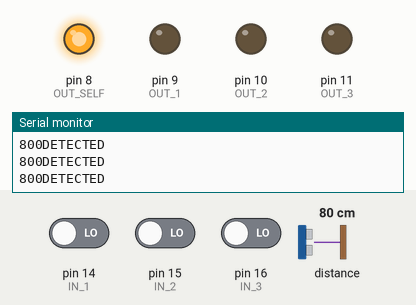
This sketch was run on a simulated Arduino Uno, built with avr-gcc and run on an emulated ATmega328P. Parts: output pins drawn as LEDs (lit = HIGH), the last lines printed to the serial monitor. The test bench sets the inputs (shaded band); at power-on: distance to the obstacle 80 cm, pin 14 (IN_1) LOW, pin 15 (IN_2) LOW, pin 16 (IN_3) LOW.

Above: at 1.2 s.
1.3 s: distance to the obstacle set to 127 cm
2.8 s: distance to the obstacle set to 133 cm
At 4.0 s:
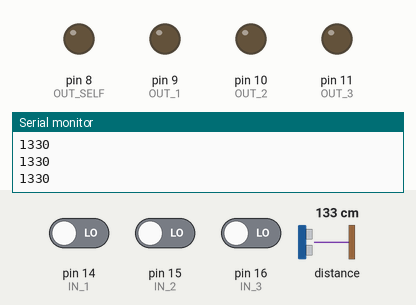
4.3 s: pin 14 (IN_1) driven HIGH
At 5.4 s:
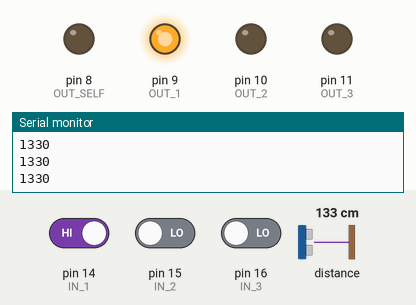
5.8 s: pin 15 (IN_2) driven HIGH
At 6.7 s:
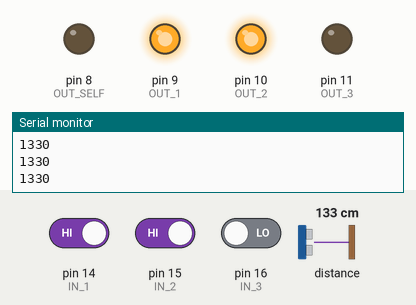
7.3 s: pin 16 (IN_3) driven HIGH
At 8.0 s:
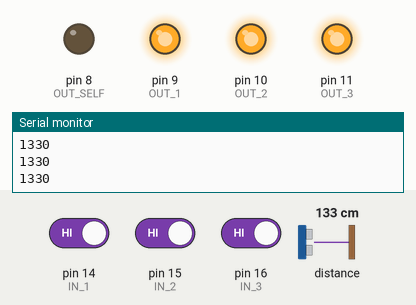
8.8 s: pin 14 (IN_1) driven LOW
At 9.3 s:
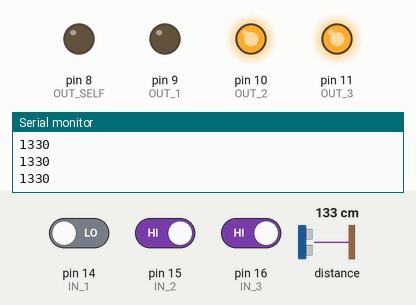
Timing chart, 0 to 11.3 s (numbered marks = the images above; inputs shaded):
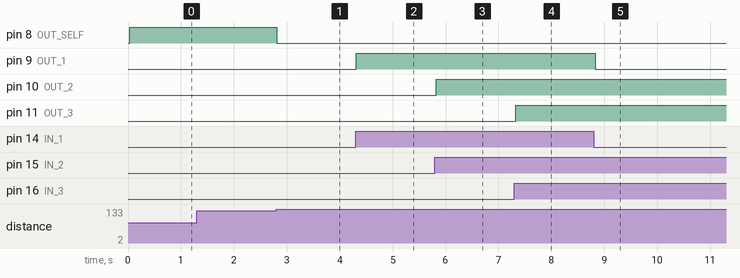

Measured:
- the behaviour switches between 130 and 131 cm on distance to the obstacle (found by bisection; images 0 and 1)
- after the input at 2.8 s, pin 8 (OUT_SELF): HIGH → LOW at once
- after the input at 4.3 s, pin 9 (OUT_1): LOW → HIGH at once
- after the input at 5.8 s, pin 10 (OUT_2): LOW → HIGH at once
- after the input at 7.3 s, pin 11 (OUT_3): LOW → HIGH at once
- after the input at 8.8 s, pin 9 (OUT_1): HIGH → LOW at once

The sketch:

ToF-Projector-Sensor.ino
```cpp
// include the library code
#include <Wire.h>
#include <VL53L1X.h>

#define DETECTION_DISTANCE 1300 //Distance that counts as detection

//I/O Constants
#define IN_1      14
#define IN_2      15
#define IN_3      16
#define OUT_SELF  8
#define OUT_1     9
#define OUT_2     10
#define OUT_3     11

// ToF variables
VL53L1X sensor;
int dist = 0;

void setup() {
  Serial.begin(115200);
  Wire.begin();
  Wire.setClock(400000);

  //set the I/O Pins
  pinMode(IN_1,INPUT);
  pinMode(IN_2,INPUT);
  pinMode(IN_3,INPUT);
  pinMode(OUT_SELF,OUTPUT);
  pinMode(OUT_1,OUTPUT);
  pinMode(OUT_2,OUTPUT);
  pinMode(OUT_3,OUTPUT);
  digitalWrite(OUT_SELF,LOW);
  digitalWrite(OUT_1,LOW);
  digitalWrite(OUT_2,LOW);
  digitalWrite(OUT_3,LOW);

  sensor.setTimeout(500);
  if (!sensor.init())
  {
    Serial.print("Failed to detect and initialize sensor!");
    while (1);
  }
  //maybe use long distance in example?

  // Start continuous readings at a rate of one measurement every 50 ms (the
  // inter-measurement period). This period should be at least as long as the
  // timing budget.
  sensor.startContinuous(50);
}

void loop() {
  //get the distance in mm
  dist = sensor.read();
  Serial.print(dist);
  if (sensor.timeoutOccurred()) { Serial.print(" TIMEOUT"); }

  //detect a Person
  if (dist<=DETECTION_DISTANCE){
    Serial.print("DETECTED");
    digitalWrite(OUT_SELF,HIGH);
  } else {
    digitalWrite(OUT_SELF,LOW);
  }
  Serial.println();

  //handle the other Inputs and set them to outputs
  digitalWrite(OUT_1, digitalRead(IN_1));
  digitalWrite(OUT_2, digitalRead(IN_2));
  digitalWrite(OUT_3, digitalRead(IN_3));
}
```
